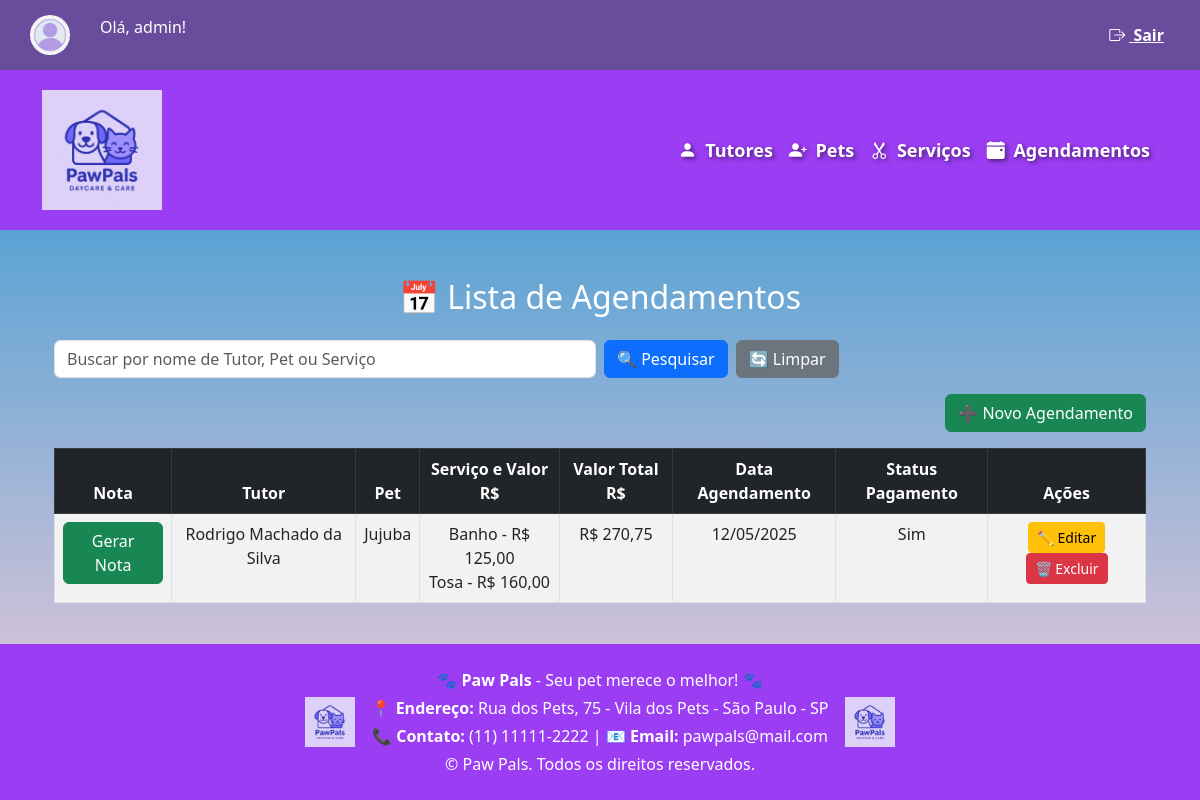
Screenshot of /agendamentos/ (signed in) with the database file from the repository.
### klugpet/models.py (models this page shows, shortened)
class Usuario(AbstractUser):
    NIVEL_CHOICES = (
        ('admin', 'Administrador'),
        ('funcionario', 'Funcionário'),
    )
    nivel = models.CharField(max_length=20, choices=NIVEL_CHOICES, default='funcionario')

class Agendamento(models.Model):
    tutor = models.ForeignKey(Tutor, on_delete=models.CASCADE)
    pet = models.ForeignKey(Pet, on_delete=models.CASCADE)
    servicos = models.ManyToManyField(Servico)
    data_agendamento = models.DateField()
    status = models.CharField(max_length=20, choices=[(
        'Sim', 'Sim'),
        ('Não', 'Não')
    ])
    observacoes = models.TextField(blank=True, null=True)
    desconto_percentual = models.DecimalField(max_digits=5, decimal_places=2, default=0)
    valor_total_bruto = models.DecimalField(max_digits=10, decimal_places=2, default=0)
    valor_total = models.DecimalField(max_digits=10, decimal_places=2, default=0)

class Tutor(models.Model):
    nome_completo = models.CharField(max_length=255)
    cpf = models.CharField(max_length=14, unique=True)
    telefone = models.CharField(max_length=20, blank=True, null=True)
    email = models.EmailField(blank=True, null=True)
    endereco = models.TextField(blank=True, null=True)
    cidade = models.TextField(blank=True, null=True)
    estado = models.TextField(blank=True, null=True)
    conheceu = models.TextField(blank=True, null=True)
    def __str__(self):
        return self.nome_completo

class Pet(models.Model):
    nome = models.CharField(max_length=100)
    especie = models.CharField(max_length=100)
    raca = models.CharField(max_length=100, blank=True, null=True)
    idade = models.CharField(blank=True, null=True)
    sexo = models.CharField(max_length=100, blank=True, null=True)
    peso = models.FloatField(blank=True, null=True)
    observacoes_medicas = models.TextField(blank=True, null=True)
    foto = models.ImageField(upload_to='pets/', blank=True, null=True)
    tutor = models.ForeignKey(Tutor, on_delete=models.CASCADE)
    def __str__(self):
        return self.nome

class Servico(models.Model):
    nome_servico = models.CharField(max_length=255)
    descricao = models.TextField(blank=True, null=True)
    preco = models.DecimalField(max_digits=10, decimal_places=2)  # Altere para DecimalField

### klugpet/views.py (the view)
# urls.py: path('agendamentos/', views.listar_agendamentos, name='listar_agendamentos'),
@login_required
def listar_agendamentos(request):
    query = request.GET.get('q', '')
    if query:
        agendamentos = Agendamento.objects.filter(
            Q(tutor__nome_completo__icontains=query) |
            Q(pet__nome__icontains=query) |
            Q(servicos__nome_servico__icontains=query)
        ).distinct().prefetch_related('servicos', 'tutor', 'pet')
    else:
        agendamentos = Agendamento.objects.all().prefetch_related('servicos', 'tutor', 'pet')
    return render(request, 'listar_agendamentos.html', {'agendamentos': agendamentos})

### klugpet/templates/listar_agendamentos.html (shortened to what this page needs)
{% extends 'base.html' %}
{% block content %}
<div class="container mt-4">
    <h2 class="text-center mb-4">📅 Lista de Agendamentos</h2>
    <form method="GET" class="mb-3">
        <div class="row g-2">
            <div class="col-md-6">
                <input type="text" name="q" class="form-control" placeholder="Buscar por nome de Tutor, Pet ou Serviço" value="{{ request.GET.q }}">
            </div>
            <div class="col-md-3 d-flex">
                <button type="submit" class="btn btn-primary me-2">🔍 Pesquisar</button>
                <a href="{% url 'listar_agendamentos' %}" class="btn btn-secondary">🔄 Limpar</a>
            </div>
        </div>
    </form>
    <div class="text-end mb-3">
        <a href="{% url 'agendamento' %}" class="btn btn-success">➕ Novo Agendamento</a>
    </div>
    <div class="table-responsive">
        <table class="table table-bordered table-striped text-center">
        <thead class="table-dark">
            <tr>
                <th>Nota</th>
                <th>Tutor</th>
                <th>Pet</th>
                <th>Serviço e Valor R$</th>
                <th>Valor Total R$</th>
                <th>Data Agendamento</th>
                <th>Status Pagamento</th>
                <th>Ações</th>
            </tr>
        </thead>
        <tbody>
            {% for agendamento in agendamentos %}
            <tr>
                <td>
                    {% if agendamento.id %}
                    <a href="{% url 'gerar_nota' agendamento.id %}" target="_blank" class="btn btn-success">
                        Gerar Nota
                    </a>
                    {% else %}
                        <span class="text-muted">Nota não disponível</span>
                    {% endif %}
                </td>
                <td>{{ agendamento.tutor }}</td>
                <td>{{ agendamento.pet }}</td>
                <td>
                    {% for servico in agendamento.servicos.all %}
                        {{ servico.nome_servico }} - R$ {{ servico.preco }}<br>
                    {% empty %}
                        Nenhum serviço selecionado
                    {% endfor %}
                </td>
                <td>
                    R$ {{ agendamento.valor_total|floatformat:2 }}
                </td>
                <td>{{ agendamento.data_agendamento|date:"d/m/Y" }}</td>
                <td>{{ agendamento.status }}</td>
                <td>
                    <div class="d-grid gap-2 d-md-block">
                        <a href="{% url 'editar_agendamentos' agendamento.id %}" class="btn btn-warning btn-sm">✏️ Editar</a>
                        <a href="{% url 'excluir_agendamentos' agendamento.id %}" class="btn btn-danger btn-sm" onclick="return confirm('Tem certeza que deseja excluir este agendamento?')">🗑️ Excluir</a>
                    </div>
                </td>
            </tr>
            {% empty %}
            <tr>
                <td colspan="9" class="text-center">Nenhum agendamento cadastrado até o momento.</td>
            </tr>
            {% endfor %}
        </tbody>
    </table>
    </div>
</div>
{% endblock %}

### klugpet/templates/base.html (shortened to what this page needs)
<!DOCTYPE html>
<html lang="pt-br">
<head>
    {% load static %}
    <link rel="stylesheet" href="https://cdn.jsdelivr.net/npm/bootstrap@5.3.0/dist/css/bootstrap.min.css">
    <link rel="stylesheet" href="https://cdn.jsdelivr.net/npm/bootstrap-icons@1.11.3/font/bootstrap-icons.min.css">
</head>
<body>
    <div class="header-top">
        <div class="user-logo">
            {% if user.is_authenticated %}
                <img src="{% static 'img/user_avatar.jpg' %}" alt="Avatar" class="rounded-circle">
                <p class="user-info">Olá, {{ user.username }}!</p>
            {% else %}
                <p class="user-info">Bem-vindo, visitante!</p>
            {% endif %}
        </div>
        <div>
            {% if user.is_authenticated %}
                <form method="POST" action="{% url 'logout' %}" onsubmit="return confirmLogout()">
                    <button type="submit" class="logout-btn"><i class="bi bi-box-arrow-right me-1"></i> Sair</button>
                </form>
            {% endif %}
        </div>
    </div>
    <nav class="navbar navbar-expand-lg navbar-dark">
        <div class="container">
            <a class="navbar-brand d-flex align-items-center" href="{% if user.is_authenticated %}{% url 'home' %}{% else %}{% url 'login' %}{% endif %}">
                <img src="{% static 'img/logo_daycare.png' %}" alt="Logo" width="120" height="120" class="me-3">
            </a>
            <div class="collapse navbar-collapse" id="navbarNav">
                <ul class="navbar-nav ms-auto">
                    <li class="nav-item"><a class="nav-link" href="{% url 'cadastro_tutor' %}"><i class="bi bi-person-fill me-1"></i> Tutores</a></li>
                    <li class="nav-item"><a class="nav-link" href="{% url 'cadastro_pet' %}"><i class="bi bi-person-plus-fill me-1"></i> Pets</a></li>
                    <li class="nav-item"><a class="nav-link" href="{% url 'cadastro_servico' %}"><i class="bi bi-scissors me-1"></i> Serviços</a></li>
                    <li class="nav-item"><a class="nav-link" href="{% url 'agendamento' %}"><i class="bi bi-calendar-event-fill me-1"></i> Agendamentos</a></li>
                </ul>
            </div>
        </div>
    </nav>
    <div class="container content py-4">
        {% block content %}{% endblock %}
    </div>
    <footer class="footer text-white text-center py-4">
        <div class="container d-flex justify-content-center align-items-center flex-wrap gap-3">
            <img src="{% static 'img/logo_daycare.png' %}" alt="Logo" style="width: 50px; height: auto;">
            <div class="text-center">
                <p class="mb-1">🐾 <strong>Paw Pals</strong> - Seu pet merece o melhor! 🐾</p>
                <p class="mb-1">📍 <strong>Endereço:</strong> Rua dos Pets, 75 - Vila dos Pets - São Paulo - SP</p>
                <p class="mb-1">📞 <strong>Contato:</strong> (11) 11111-2222 | 📧 <strong>Email:</strong> pawpals@mail.com</p>
                <p class="mb-0">© Paw Pals. Todos os direitos reservados.</p>
            </div>
            <img src="{% static 'img/logo_daycare.png' %}" alt="Logo" style="width: 50px; height: auto;">
        </div>
    </footer>
</body>
</html>

### klugpet/templates/base.html (style rules this page uses)
body { background: linear-gradient(to top, #f8cdda, #1c92d2); min-height: 100vh; display: flex; flex-direction: column; color: white; }
.footer { background-color: #9b3df3; }
.navbar { background-color: #9b3df3; padding: 15px; }
.navbar-brand, .navbar-nav .nav-link { color: #ffffff !important; font-weight: bold; font-size: 18px; text-shadow: 2px 2px 4px rgba(0, 0, 0, 0.5); }
.content { flex: 1; }
.header-top { background-color: #6a4c9c; padding: 15px 30px; display: flex; justify-content: space-between; align-items: center; color: white; }
.user-info { font-size: 16px; margin-left: 20px; }
.logout-btn { background-color: transparent; border: none; color: white; cursor: pointer; font-weight: bold; text-decoration: underline; }
.user-logo { display: flex; align-items: center; }
.user-logo img { height: 40px; width: 40px; border-radius: 50%; margin-right: 10px; }

### rows the page displays
Usuario: username "admin"
Agendamento: shows "Gerar Nota", tutor "Rodrigo Machado da Silva", pet "Jujuba", valor_total "270,75", data_agendamento "12/05/2025", status "Sim"
Servico: nome_servico "Banho", preco "125,00"
Servico: nome_servico "Tosa", preco "160,00"
